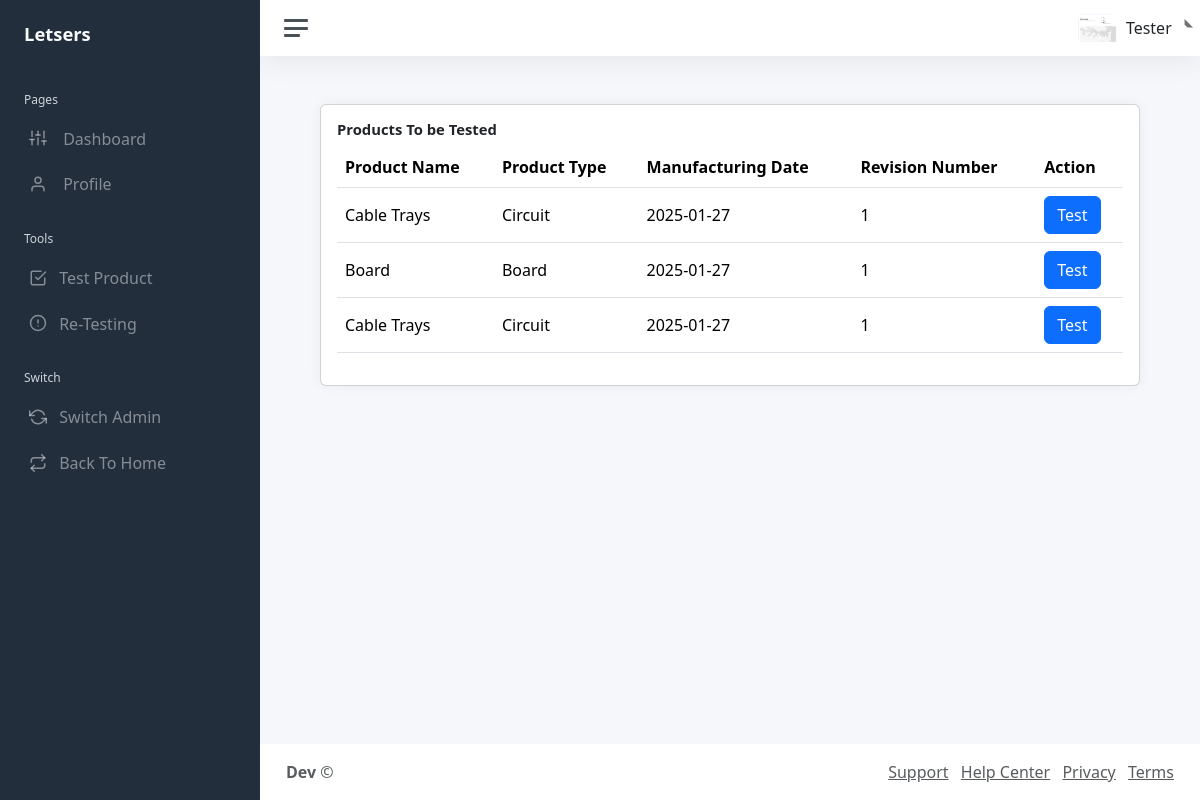
The app's page /Dashboard/index.php?test-product (signed in) with its own data.
### tables this page shows
CREATE TABLE `products` (
  `ProductID` char(10) NOT NULL,
  `ProductName` varchar(100) NOT NULL,
  `ProductType` varchar(50) NOT NULL,
  `ManufacturingDate` date NOT NULL,
  `RevisionNumber` int(11) DEFAULT 0,
  `Status` enum('Pass','Fail') NOT NULL,
  `TestingType` int(100) NOT NULL,
  `DepartmentID` int(11) NOT NULL
);

### Dashboard/include/test-product.php (the view, shortened to what this page needs)
<?php
include __DIR__ . "/../../Partials/db.php";
$sql = "SELECT * FROM `products`";
$res = mysqli_query($connect,$sql);
?>
<div class="container-fluid">
                <div class="row">
                    <div class="col-sm-12">
                        <div class="card">
                            <div class="card-body">
                                <h1 class="card-title">Products To be Tested</h1>
                                <div class="table-responsive">
                                    <table class="table user-table no-wrap">
                                        <thead>
                                        <tr>
                                                <th class="border-top-0">Product Name</th>
                                                <th class="border-top-0">Product Type</th>
                                                <th class="border-top-0">Manufacturing Date</th>
                                                <th class="border-top-0">Revision Number</th>
                                                <th class="border-top-0">Action</th>
                                            </tr>
                                        </thead>
                                        <tbody>
                                        <?php while ($row = mysqli_fetch_assoc($res)):?>
                                            <?php  if ($row['Status'] !== 'Pass'):?>
                                                <tr>
                                                    <td><?php echo $row['ProductName']?></td>
                                                    <td><?php echo $row['ProductType']?></td>
                                                    <td><?php echo $row['ManufacturingDate']?></td>
                                                    <td><?php echo $row['RevisionNumber']?></td>
                                                    <td><a href="index.php?tester-form&id=<?php echo $row['ProductID']?>" class="btn btn-primary">Test</a></td>
                                                </tr>
                                            <?php endif; ?>
                                        <?php endwhile; ?>
                                        </tbody>
                                    </table>
                                </div>
                            </div>
                        </div>
                    </div>
                </div>
            </div>

### records on screen
products: ProductName "Cable Trays", ProductType "Circuit", ManufacturingDate "2025-01-27", RevisionNumber "1"
products: ProductName "Board", ProductType "Board", ManufacturingDate "2025-01-27", RevisionNumber "1"
products: ProductName "Cable Trays", ProductType "Circuit", ManufacturingDate "2025-01-27", RevisionNumber "1"

### other values on screen
$_SESSION['name'] "Tester"
